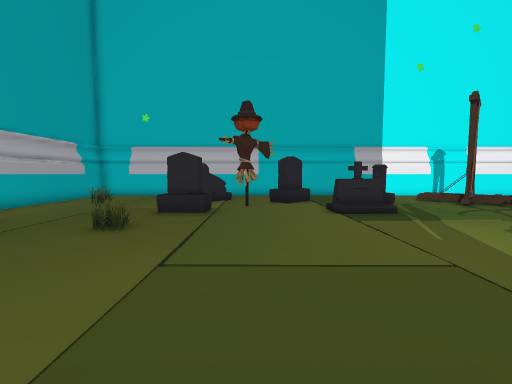
view 1 (above)

19 first-person views from a walk through a scene from a Unity 3-D project. The camera is 1.4 m above the floor, tilts 4° down and sees 90° across. The floor is counted in squares, 1 m on a side. Each view is taken from the middle of a square. On the plan, view 1 faces up. The plan holds only what a view shows up to about 13 squares ahead; the rest is blank. The place goes on beyond the plan. The player is left out. Some animated figures are not drawn. Door leaves are left out, so doorways stand open.

view 2
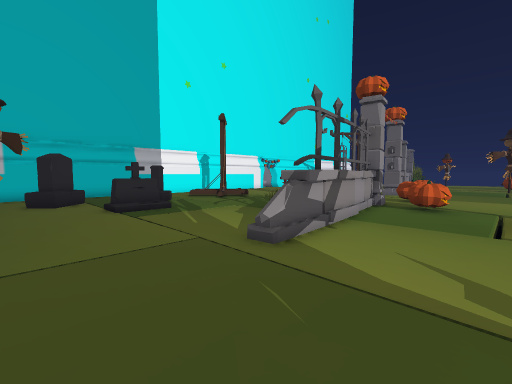

view 3
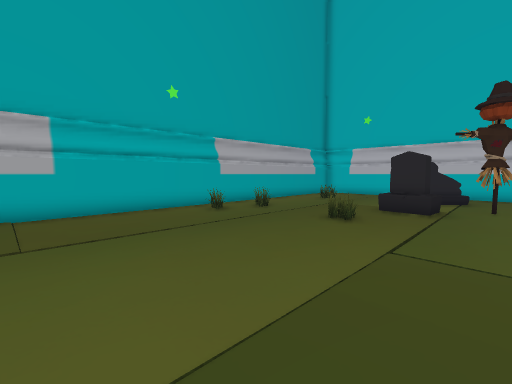

view 4
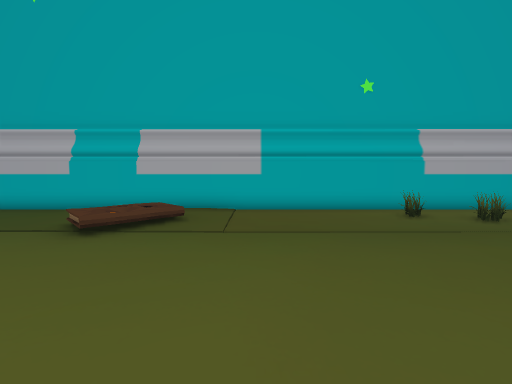

view 5
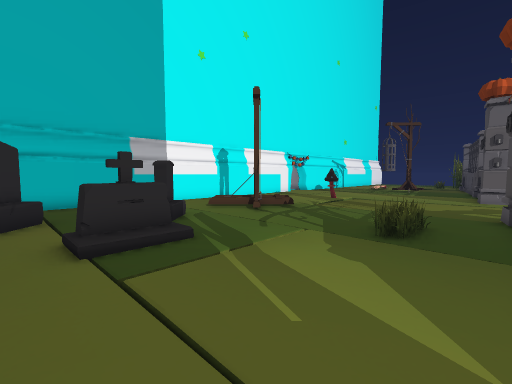

view 6
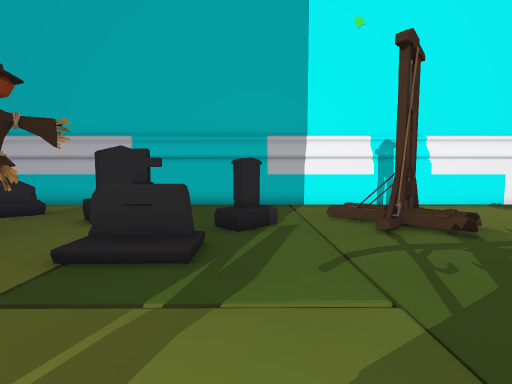

view 7
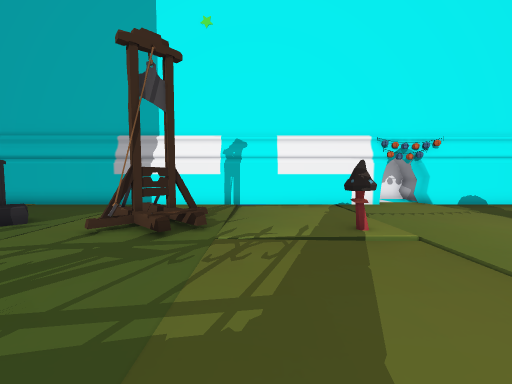

view 8
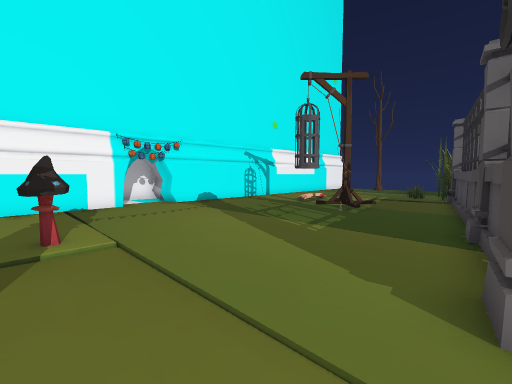

view 9
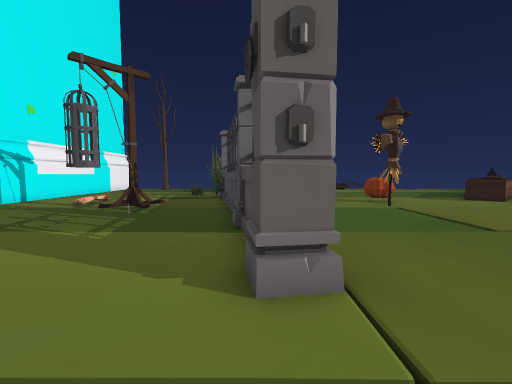

view 10
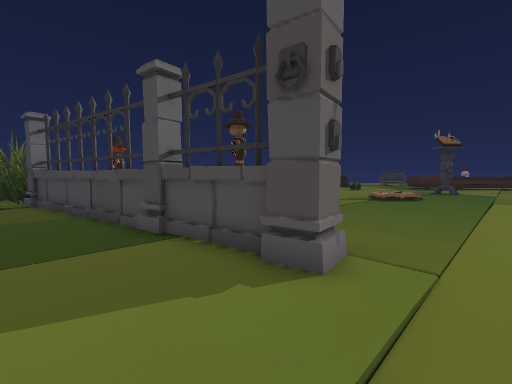

view 11
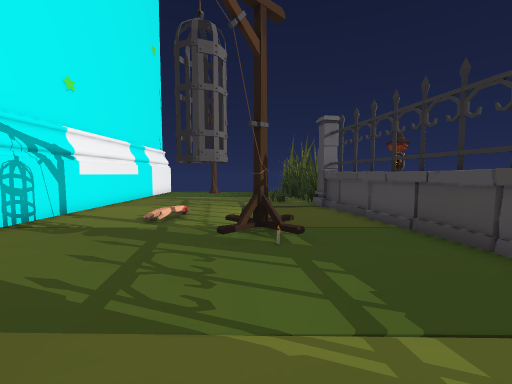

view 12
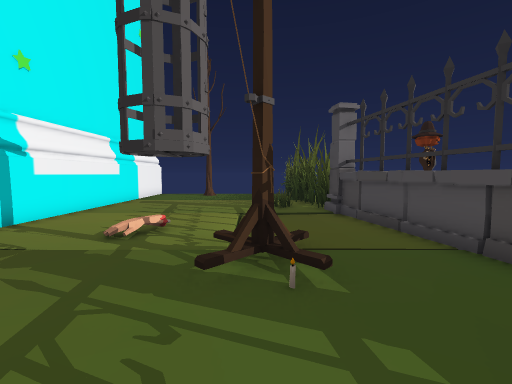

view 13
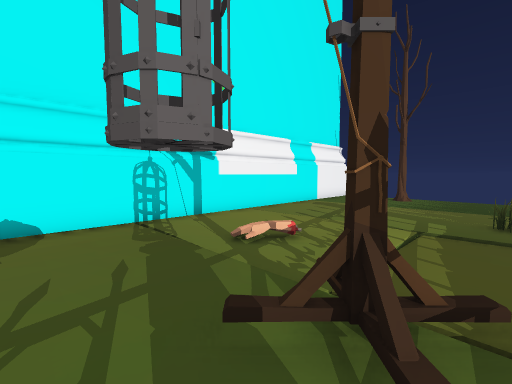

view 14
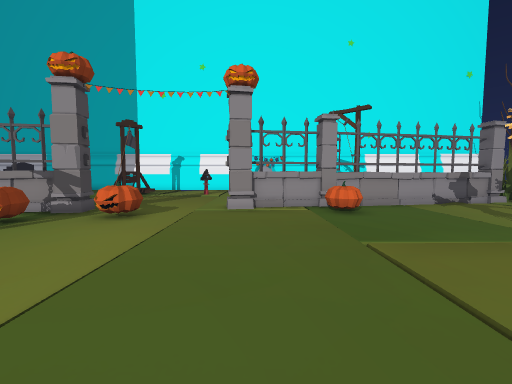

view 15
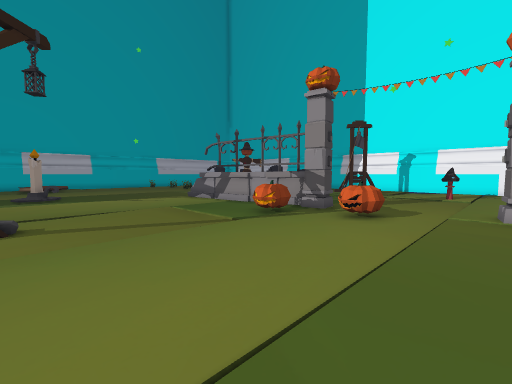

view 16
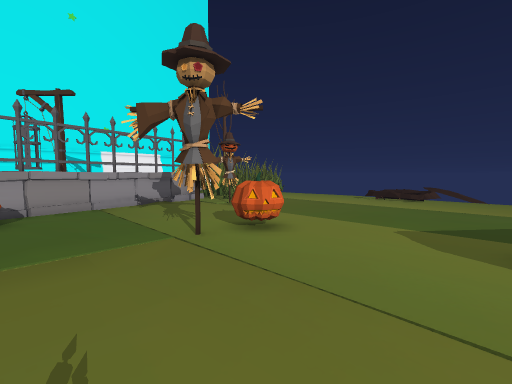

view 17
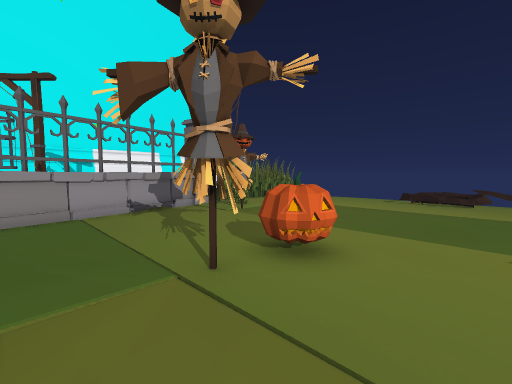

view 18
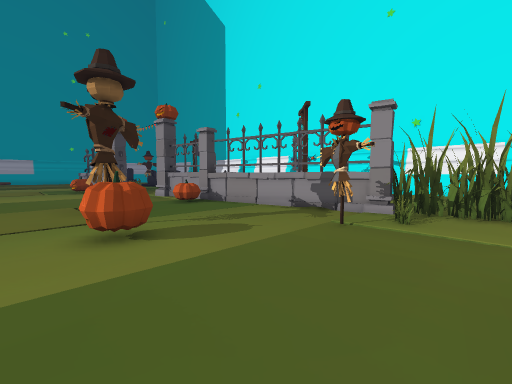

view 19
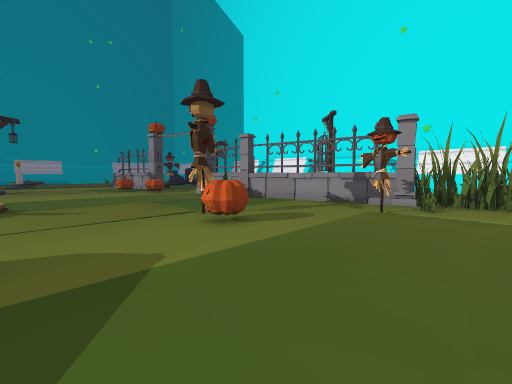

### Floor plan
Key: @ floor where view 1 was taken; # wall or solid block; . main floor; - floor 0.25 m lower than the main floor; _ floor 0.5 m lower than the main floor; / step, stairs or slope; D open door; T tombstone; S scarecrow; P pumpkin; M mushroom; O other object.
Columns run from 10 left of view 1 to 34 right of it. Each row starts with its distance up from view 1.
 17      #########################.##############
 16        ....  ........./......................
 15         .... ....... ./......................
 14         T... ....... ........................
 13 #.OO/  TT..TTT......OO...............O.......
 12 #.OO/.  ..SST..TT..OOO.......................
 11 #.../.. .SS........O......M.......O./........
 10 #.../..TT....TTT...................O/........
  9 #.../..TT....///..................../.....O..
  8 #.O./......../....................../....OOOO
  7 #.OO/.O....../....................../..##OOO
  6 #.../.OO...../....OOO.....DD.....#########O..
  5 #OO./......../..........D..DD######.......O..
  4 #.../...//////.......##DDD..##..PP......SS...
  3 #.../.........O########DPP......PP.......S...
  2 #.../................PP.PP...................
  1 #.../................PP......................
  0 #.../.....@..................................
 -1 #.../.... . ..........-.............SSP......
 -2 #.../....     ........_...............P......
 -3 # ///....    ................................
 -4 #  //..   OO./...............................
 -5 #  /O.    O///...............................
 -6 #  ./     .../..... #.................. .....

Positions as (right, up) in squares from view 1, and headings:
1: (0, 0), facing up
2: (0, -1), facing up-right
3: (0, -1), facing up-left
4: (0, 0), facing left
5: (2, 4), facing up-right
6: (6, 5), facing up
7: (13, 5), facing up
8: (15, 5), facing up-right
9: (15, 5), facing right
10: (16, 8), facing down-right
11: (19, 10), facing right
12: (21, 10), facing right
13: (23, 9), facing up-right
14: (19, -6), facing up
15: (18, -6), facing up-left
16: (23, -6), facing up-right
17: (24, -4), facing up-right
18: (34, -3), facing up-left
19: (34, -6), facing up-left
